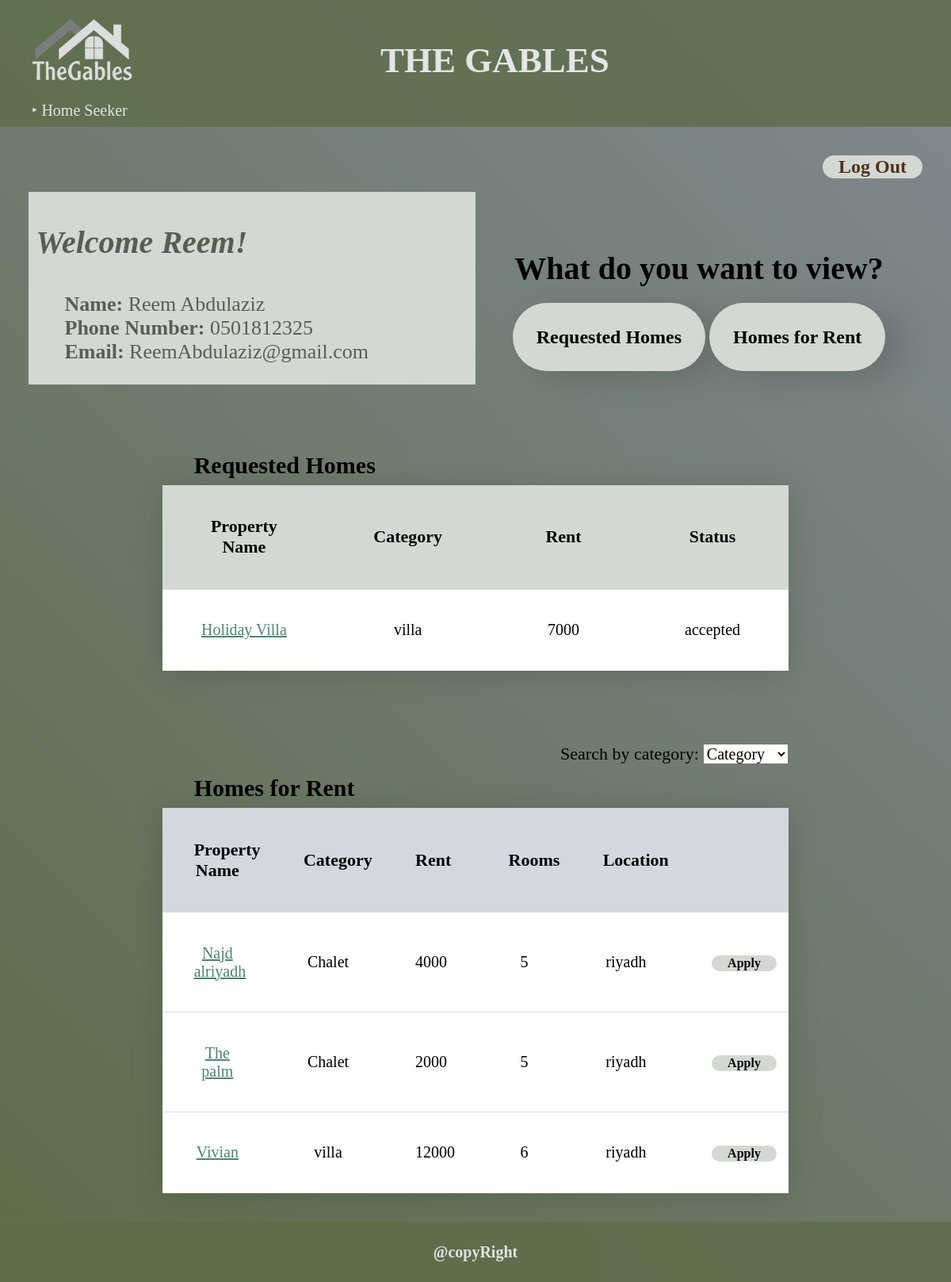
The app's page /homeseeker.php (signed in) with its own data.
### tables this page shows
CREATE TABLE `HomeSeeker` (
  `id` int(10) NOT NULL,
  `first_name` varchar(15) NOT NULL,
  `last_name` varchar(15) NOT NULL,
  `age` int(11) NOT NULL,
  `family_member` int(11) NOT NULL,
  `income` float NOT NULL,
  `job` varchar(20) NOT NULL,
  `phone_number` varchar(13) NOT NULL,
  `email_address` varchar(45) NOT NULL,
  `password` text NOT NULL
);

CREATE TABLE `Property` (
  `id` int(10) NOT NULL,
  `homeowner_id` int(10) NOT NULL,
  `property_category_id` int(10) NOT NULL,
  `name` varchar(30) NOT NULL,
  `rooms` int(11) NOT NULL,
  `rent_cost` float NOT NULL,
  `location` text NOT NULL,
  `max_tenants` int(11) NOT NULL,
  `description` text NOT NULL
);

CREATE TABLE `PropertyCategory` (
  `id` int(10) NOT NULL,
  `category` varchar(15) NOT NULL
);

CREATE TABLE `ApplicationStatus` (
  `id` int(10) NOT NULL,
  `status` varchar(30) NOT NULL
);

### Homeseeker.php (the view, shortened to what this page needs)
<!DOCTYPE html>
<html>
    <head>
        <link rel="stylesheet" href="general.css">
    </head>
    <body>
    <header id="header">
 <h1  id="h1">The Gables</h1>
            <img  id ="img-title" src ="images/logo.PNG" alt ="logo" width="300" height="300">
          <div
        id="div_top_hypers"
        style="display: flex; justify-content: space-between"
      >
          <ul id="ul_top_hypers">
            <li>&#8227; <a href="Homeseeker.php" class="a_top_hypers">Home Seeker</a></li>
          </ul>
      </div>
          </header>
     <?php
     $connection=mysqli_connect("localhost","root","root","Renting");
                     $error= mysqli_connect_error();
                     if ($error != null){
            echo "<p>Could not connect to the database.</p>";
        }
          else {
        $seekerID= $_SESSION['id'];
        $all = "SELECT * FROM homeseeker WHERE id = $seekerID ";
        $results = mysqli_query($connection, $all);
          }
                while ($row = mysqli_fetch_assoc($results)):;
            ?>
        <main>
            <aside id="logOut" title="Log Out">
                <form method="POST">
                    <button type="submit" name="logout" style="font-size: 24px; color: #51311b;">Log Out</button>
                </form>
            </aside>
            <br><br>
         <div id="top">
            <h1>
                <pre id="welcomingSeeker"> Welcome <?php echo $row["first_name"] ?>!</pre>
            </h1>
            <pre id="SeekerInfo" title="Your Information!">       <strong>Name:</strong> <?php echo $row["first_name"].' '.$row["last_name"] ?>
  <strong>     Phone Number:</strong> <?php echo $row["phone_number"] ?>
  <strong>     Email:</strong> <?php echo $row["email_address"] ?></pre>
             <?php
                endwhile;
            ?>
        </div>
            <div id ="top2">
                <br><br>
                <h1>  What do you want to view? </h1> <br>
                <a class="frag" href="#req">Requested Homes</a>
                <a class="frag" href="#prop">Homes for Rent</a>
            </div>
            <br><br><br><br>
        <div class="table">
        <h2>Requested Homes</h2>
          <?php
           $sql2="SELECT * FROM Property  p join RentalApplication r on p.id=r.property_id join ApplicationStatus s on s.id=r.application_status_id
               join PropertyCategory cat on cat.id=p.property_category_id
where  home_seeker_id=$seekerID ";
                      $result2= mysqli_query($connection, $sql2);
                ?>
        <table title="Rental Applications Table">
                <tr id="req">
    <th>Property Name</th>
    <th>Category</th>
     <th>Rent</th>
     <th>Status</th>
  </tr>
        <?php while($value= mysqli_fetch_assoc($result2)){
       ?>
  <tr>
      <td><a href="Property_details.php?id=<?php echo$value["property_id"];?>">
               <?php echo($value["name"]);?></a></td>
      <td><?php echo($value["category"]);?> </td>
      <td><?php echo($value["rent_cost"]);?> </td>
    <td><?php echo($value["status"]) ;?></td>
     <?php } ?>
  </tr>
</table>
        <br><br><br><br>
        <div id="add">
            <FORM method="GET" action="" id="category_submit" >
            <label style="font-size: 110%">Search by category:</label>
        <select style="font-family: Papyrus; font-size: 100%"  id="category" name="category" onchange="submit('category_submit')">
              <option disabled selected>Category </option>"
  </select>
            </FORM>
        </div>
        </div>
        <div class="table">
        <h2>Homes for Rent</h2>
        <table title="Homes for Rent Table">
  <tr id="prop">
    <th>Property Name</th>
    <th>Category</th>
     <th>Rent</th>
     <th>Rooms</th>
     <th>Location</th>
    <th></th>
  </tr>
  <?php
            $sql3="select *, p.id as property_id from Property p join PropertyCategory c on p.property_category_id=c.id
where p.id not in (select property_id from RentalApplication where home_seeker_id=$seekerID)";
    if ($_SERVER['REQUEST_METHOD'] == 'GET') {
     if(isset($_GET['category'])){
     $category= $_GET['category'];
      $sql3="select *, p.id as property_id from Property p join PropertyCategory c on p.property_category_id=c.id
where p.id not in (select property_id from RentalApplication where home_seeker_id=$seekerID) and c.id=$category";
      }
      else{
           $sql3="select *, p.id as property_id from Property p join PropertyCategory c on p.property_category_id=c.id
where p.id not in (select property_id from RentalApplication where home_seeker_id=$seekerID)";
      }
 }
                      $result3= mysqli_query($connection, $sql3);
                   while($value1= mysqli_fetch_assoc($result3)){
                    ?>
  <tr>
    <td class="Property" ><a href="Property_details.php?id=<?php echo$value1["property_id"];?>">  <?php echo($value1["name"]);?></a></td>
    <td><?php echo($value1["category"]);?></td>
    <td><?php echo($value1["rent_cost"]);?></td>
  <td> <?php echo($value1["rooms"]);?></td>
  <td><?php echo($value1["location"]);?></td>
  <td><form method="POST" action="HomeSeeker.php" >
                             <button type="submit">Apply</button>
                         </form></td>
   <?php }?>
  </tr>
</table>
        </div>
        </main>
        <footer id="foot">
            <h4>@copyRight</h4>
        </footer>
    </body>
</html>

### general.css (style rules this page uses)
#header { background: #5d6d4a; opacity: 0.8; height: 160px; }
#img-title { margin:-85px -40px; }
body { margin:0px; font-family: Papyrus; font-size: 20px; min-height: 100vh; display: grid; grid-template-rows: 1fr auto; background:linear-gradient(45deg,#5d6d4a,#808991); }
#foot { background-color: #5d6d4a; opacity: 0.8; text-align:center; color:white; }
header #h1 { text-transform: uppercase; font-size: 45px; color: white; padding-top: 20px; margin-left:40%; position: absolute; }
#div_top_hypers, #ul_top_hypers li { color: var(--txt-color1); display: inline; color: white; margin-top: -30px; }
#ul_top_hypers li a { color: var(--txt-color1); color: white; text-decoration: none; font-size: 20px; }

### Homeseeker.php (style rules this page uses)
main { margin: 3%; }
#top { background-color:#d3d8d3; color:#566051; float: left; width: 50%; }
#top2 { color:black; text-align:center; }
#top2 a, #top2 a:visited { color:black; text-decoration: none; background-color: #d3d8d3; border: 0; border-radius: 100px; font-weight:bold; font-size: 120%; padding: 30px; box-shadow: 20px 10px 40px rgba(0, 0, 0, 0.15); }
#welcomingSeeker { font-style: italic; font-family: Papyrus; }
#logOut, #add { float: right; }
.table h2 { margin: 5%; margin-bottom: 1%; }
.table table { background:white; border-collapse: collapse; box-shadow: 0 3px 40px rgba(0, 0, 0, 0.15); }
.table { width:70%; margin-left: auto; margin-right: auto; }
.table td, .table th { padding: 5%; text-align: center; font-family: Papyrus; width:8%; }
.table td { border-top: 1.5px solid #dddddd; }
#req { background-color: #d3d8d3; font-size: 110%; }
#prop { background-color: #d3d8df; font-size: 110%; }
.table a:link { color: #4d856d; }
#SeekerInfo { text-align: left; font-size: 130%; font-family: Papyrus; }
button { align-items: center; background-color: #d3d8d3; border: 0; border-radius: 100px; font-family: Papyrus; font-size: 16px; font-weight: 600; padding-left: 20px; padding-right: 20px; text-align: center; }

### records on screen
homeseeker: first_name "Reem", last_name "Abdulaziz", phone_number "0501812325", email_address "ReemAbdulaziz@gmail.com"
property: name "Holiday Villa", propertycategory.category "villa", rent_cost "7000", applicationstatus.status "accepted"
property: name "Najd alriyadh", propertycategory.category "Chalet", rent_cost "4000", rooms "5", location "riyadh"
property: name "The palm", propertycategory.category "Chalet", rent_cost "2000", rooms "5", location "riyadh"
property: name "Vivian", propertycategory.category "villa", rent_cost "12000", rooms "6", location "riyadh"
